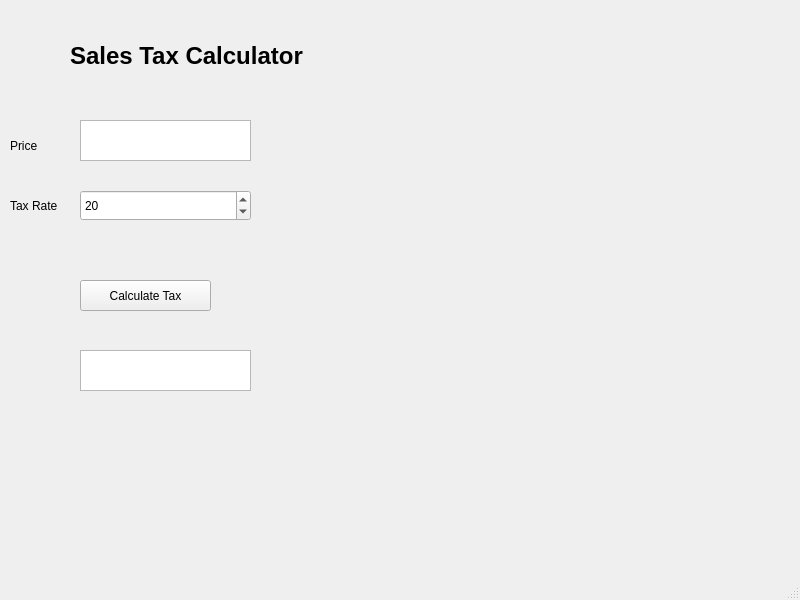
<?xml version="1.0" encoding="UTF-8"?>
<ui version="4.0">
 <class>MainWindow</class>
 <widget class="QMainWindow" name="MainWindow">
  <property name="geometry">
   <rect>
    <x>0</x>
    <y>0</y>
    <width>800</width>
    <height>600</height>
   </rect>
  </property>
  <property name="windowTitle">
   <string>MainWindow</string>
  </property>
  <widget class="QWidget" name="centralwidget">
   <widget class="QTextEdit" name="textEditPriceBox">
    <property name="geometry">
     <rect>
      <x>80</x>
      <y>120</y>
      <width>171</width>
      <height>41</height>
     </rect>
    </property>
   </widget>
   <widget class="QLabel" name="labelPrice">
    <property name="geometry">
     <rect>
      <x>10</x>
      <y>140</y>
      <width>54</width>
      <height>12</height>
     </rect>
    </property>
    <property name="text">
     <string>Price</string>
    </property>
   </widget>
   <widget class="QSpinBox" name="spinBoxTaxRate">
    <property name="geometry">
     <rect>
      <x>80</x>
      <y>190</y>
      <width>171</width>
      <height>31</height>
     </rect>
    </property>
    <property name="value">
     <number>20</number>
    </property>
   </widget>
   <widget class="QLabel" name="labelTaxRate">
    <property name="geometry">
     <rect>
      <x>10</x>
      <y>200</y>
      <width>54</width>
      <height>12</height>
     </rect>
    </property>
    <property name="text">
     <string>Tax Rate</string>
    </property>
   </widget>
   <widget class="QPushButton" name="pushButtonCalTax">
    <property name="geometry">
     <rect>
      <x>80</x>
      <y>280</y>
      <width>131</width>
      <height>31</height>
     </rect>
    </property>
    <property name="text">
     <string>Calculate Tax</string>
    </property>
   </widget>
   <widget class="QTextEdit" name="textEditResult">
    <property name="geometry">
     <rect>
      <x>80</x>
      <y>350</y>
      <width>171</width>
      <height>41</height>
     </rect>
    </property>
   </widget>
   <widget class="QLabel" name="label">
    <property name="geometry">
     <rect>
      <x>70</x>
      <y>40</y>
      <width>301</width>
      <height>31</height>
     </rect>
    </property>
    <property name="font">
     <font>
      <family>Tahoma</family>
      <pointsize>18</pointsize>
      <weight>75</weight>
      <bold>true</bold>
     </font>
    </property>
    <property name="text">
     <string>Sales Tax Calculator</string>
    </property>
   </widget>
  </widget>
  <widget class="QMenuBar" name="menubar">
   <property name="geometry">
    <rect>
     <x>0</x>
     <y>0</y>
     <width>800</width>
     <height>23</height>
    </rect>
   </property>
  </widget>
  <widget class="QStatusBar" name="statusbar"/>
 </widget>
 <resources/>
 <connections/>
</ui>
